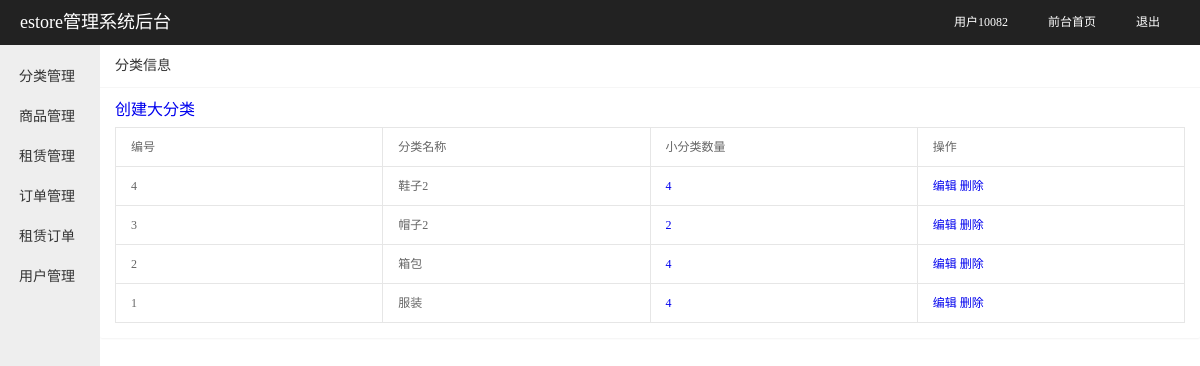
/admin/cates/cates.php (signed in), run on the app's committed database.
### tables this page shows
CREATE TABLE `bigtype` (
  `big_id` int(10) unsigned NOT NULL AUTO_INCREMENT COMMENT 'big分类编号',
  `big_name` varchar(50) NOT NULL COMMENT 'big分类名称',
  PRIMARY KEY (`big_id`),
  UNIQUE KEY `big_name` (`big_name`)
);

### admin/cates/cates.php (the view, shortened to what this page needs)
<?php
include '../common/admin.inc.php';
$res_obj = $mysqli->query("select * from bigtype order by big_id desc");
if($res_obj){
    $two_arr = array();
    while ($one_arr = $res_obj->fetch_assoc()){
        $res_s = $mysqli->query("select count(small_id) small_count from smalltype where big_id = ".$one_arr['big_id']);
        $res_s_arr = $res_s->fetch_assoc();
        $one_arr['small_count'] = $res_s_arr['small_count'];
        $two_arr[] = $one_arr;
    }
}
?>
<!DOCTYPE html>
<html lang="en" dir="ltr">
  <head>
  </head>
  <body>
    <?php include '../common/header.php';?>
    <div class="admin_content">
      <div class="card">
        <div class="card-header">分类信息</div>
        <div class="card-body">
          <a href="/admin/cates/cates_add.php">创建大分类</a>
          <table class="table">
            <thead>
              <tr>
                <th>编号</th>
                <th>分类名称</th>
                <th>小分类数量</th>
                <th>操作</th>
              </tr>
            </thead>
            <tbody>
              <?php foreach ($two_arr as $key => $one):?>
              <tr>
                <td><?php echo $one['big_id'];?></td>
                <td><?php echo $one['big_name'];?></td>
                <td> <a href="/admin/cates/cates_small.php?big_id=<?php echo $one['big_id'];?>"><?php echo $one['small_count'];?></a></td>
                <td>
                  <a href="/admin/cates/cates_edit.php?act=edit&id=<?php echo $one['big_id'];?>">编辑</a>
                  <a href="/admin/cates/cates_del.php?act=del&id=<?php echo $one['big_id'];?>">删除</a>
                </td>
              </tr>
              <?php endforeach;?>
            </tbody>
          </table>
        </div>
      </div>
    </div>
  </body>
</html>

### admin/cates/cates.php (style rules this page uses)
.card { margin-bottom: 15px; border-radius: 2px; background-color: #fff; box-shadow: 0 1px 2px 0 rgba(0,0,0,.05); }
.card-header { position: relative; height: 42px; line-height: 42px; padding: 0 15px; border-bottom: 1px solid #f6f6f6; color: #333; border-radius: 2px 2px 0 0; font-size: 14px; }
.card-body { position: relative; padding: 10px 15px; line-height: 24px; }
.card-body .table { margin: 5px 0; }
.table { width: 100%; background-color: #fff; color: #666; }
table { border-collapse: collapse; border-spacing: 0; }
.table th { min-width: 80px; }
.table th,.table td { position: relative; padding: 9px 15px; min-height: 20px; line-height: 20px; border-width: 1px; border-style: solid; border-color: #e6e6e6; word-break: break-all; text-align: left; font-weight: 400; font-size: 12px; }

### admin/common/header.php (style rules this page uses)
blockquote, body, button, dd, div, dl, dt, form, h1, h2, h3, h4, h5, h6, input, li, ol, p, pre, td, textarea, th, ul { margin: 0; padding: 0; -webkit-tap-highlight-color: rgba(0,0,0,0); }
a { text-decoration: none; }
.admin_content { position: absolute; top: 45px; right: 0; bottom: 0px; left: 100px; overflow: hidden; z-index: 1; overflow-y: scroll; }

### data on the page
bigtype: big_id "4", big_name "鞋子2"
bigtype: big_id "3", big_name "帽子2", small_count "2"
bigtype: big_id "2", big_name "箱包", small_count "4"
bigtype: big_id "1", big_name "服装", small_count "4"

### other printed values
$admin['user_name'] "用户10082"
